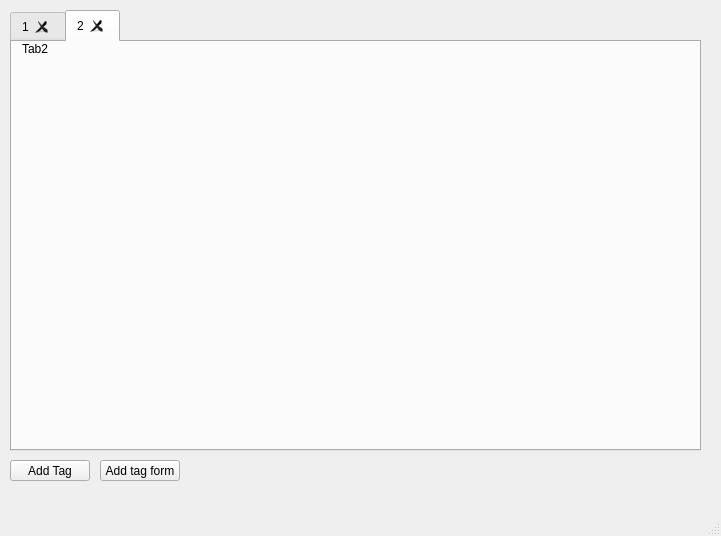
<?xml version="1.0" encoding="UTF-8"?>
<ui version="4.0">
 <class>MainWindow</class>
 <widget class="QMainWindow" name="MainWindow">
  <property name="geometry">
   <rect>
    <x>0</x>
    <y>0</y>
    <width>721</width>
    <height>536</height>
   </rect>
  </property>
  <property name="windowTitle">
   <string>MainWindow</string>
  </property>
  <widget class="QWidget" name="centralwidget">
   <widget class="QTabWidget" name="tabWidget">
    <property name="geometry">
     <rect>
      <x>10</x>
      <y>10</y>
      <width>691</width>
      <height>441</height>
     </rect>
    </property>
    <property name="currentIndex">
     <number>1</number>
    </property>
    <property name="tabsClosable">
     <bool>true</bool>
    </property>
    <widget class="QWidget" name="tab">
     <attribute name="title">
      <string>1</string>
     </attribute>
     <widget class="QLabel" name="label_2">
      <property name="geometry">
       <rect>
        <x>10</x>
        <y>0</y>
        <width>47</width>
        <height>13</height>
       </rect>
      </property>
      <property name="text">
       <string>Tab1</string>
      </property>
     </widget>
    </widget>
    <widget class="QWidget" name="tab_2">
     <attribute name="title">
      <string>2</string>
     </attribute>
     <widget class="QLabel" name="label">
      <property name="geometry">
       <rect>
        <x>10</x>
        <y>0</y>
        <width>47</width>
        <height>13</height>
       </rect>
      </property>
      <property name="text">
       <string>Tab2</string>
      </property>
     </widget>
    </widget>
   </widget>
   <widget class="QPushButton" name="pushButton">
    <property name="geometry">
     <rect>
      <x>10</x>
      <y>460</y>
      <width>80</width>
      <height>21</height>
     </rect>
    </property>
    <property name="text">
     <string>Add Tag</string>
    </property>
   </widget>
   <widget class="QPushButton" name="pushButton_2">
    <property name="geometry">
     <rect>
      <x>100</x>
      <y>460</y>
      <width>80</width>
      <height>21</height>
     </rect>
    </property>
    <property name="text">
     <string>Add tag form</string>
    </property>
   </widget>
  </widget>
  <widget class="QMenuBar" name="menubar">
   <property name="geometry">
    <rect>
     <x>0</x>
     <y>0</y>
     <width>721</width>
     <height>20</height>
    </rect>
   </property>
  </widget>
  <widget class="QStatusBar" name="statusbar"/>
 </widget>
 <resources/>
 <connections/>
</ui>
